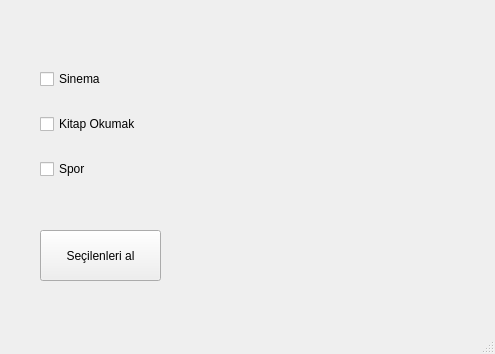
<?xml version="1.0" encoding="UTF-8"?>
<ui version="4.0">
 <class>MainWindow</class>
 <widget class="QMainWindow" name="MainWindow">
  <property name="geometry">
   <rect>
    <x>0</x>
    <y>0</y>
    <width>495</width>
    <height>354</height>
   </rect>
  </property>
  <property name="windowTitle">
   <string>MainWindow</string>
  </property>
  <widget class="QWidget" name="centralwidget">
   <widget class="QPushButton" name="btnSecilenleriAl">
    <property name="geometry">
     <rect>
      <x>40</x>
      <y>230</y>
      <width>121</width>
      <height>51</height>
     </rect>
    </property>
    <property name="text">
     <string>Seçilenleri al</string>
    </property>
   </widget>
   <widget class="QLabel" name="lblResult">
    <property name="geometry">
     <rect>
      <x>260</x>
      <y>50</y>
      <width>211</width>
      <height>121</height>
     </rect>
    </property>
    <property name="text">
     <string/>
    </property>
   </widget>
   <widget class="QWidget" name="">
    <property name="geometry">
     <rect>
      <x>40</x>
      <y>50</y>
      <width>181</width>
      <height>151</height>
     </rect>
    </property>
    <layout class="QVBoxLayout" name="verticalLayout">
     <item>
      <widget class="QCheckBox" name="cbSinema">
       <property name="text">
        <string>Sinema</string>
       </property>
      </widget>
     </item>
     <item>
      <widget class="QCheckBox" name="cbKitapOkumak">
       <property name="text">
        <string>Kitap Okumak</string>
       </property>
      </widget>
     </item>
     <item>
      <widget class="QCheckBox" name="cbSpor">
       <property name="text">
        <string>Spor</string>
       </property>
      </widget>
     </item>
    </layout>
   </widget>
  </widget>
  <widget class="QMenuBar" name="menubar">
   <property name="geometry">
    <rect>
     <x>0</x>
     <y>0</y>
     <width>495</width>
     <height>21</height>
    </rect>
   </property>
  </widget>
  <widget class="QStatusBar" name="statusbar"/>
 </widget>
 <resources/>
 <connections/>
</ui>
